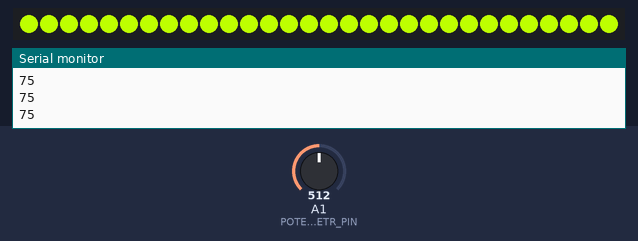
A sketch run on a simulated Arduino Uno, built with avr-gcc and run on an emulated ATmega328P. Parts: 30 RGB LEDs in strip order, left to right, the last lines printed to the serial monitor. The inputs (shaded band) are chosen by the test bench; at power-on: A1 (POTENCJOMETR_PIN) = 512.

Above: at 1.2 s.
1.3 s: A1 (POTENCJOMETR_PIN) set to 716
At 2.0 s:
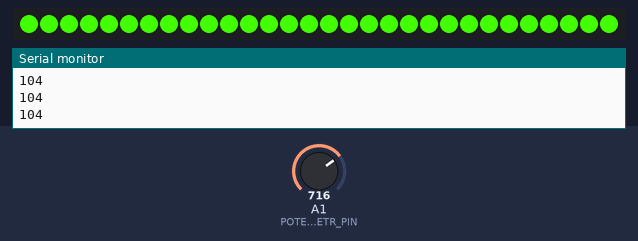
2.8 s: A1 (POTENCJOMETR_PIN) set to 511
At 3.1 s:
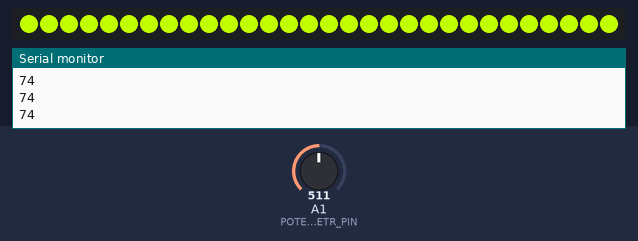
4.3 s: A1 (POTENCJOMETR_PIN) set to 306
5.8 s: A1 (POTENCJOMETR_PIN) set to 170
At 6.6 s:
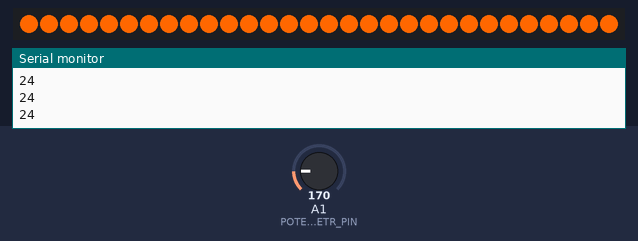
7.3 s: A1 (POTENCJOMETR_PIN) set to 1023
At 7.6 s:
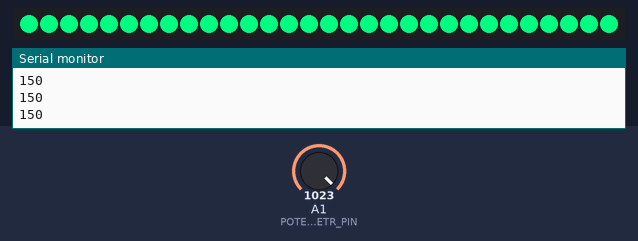
Timing chart, 0 to 9.8 s (numbered marks = the images above; inputs shaded):
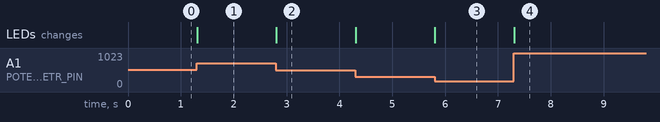

The sketch:

ledMoto.ino
```cpp
#include <Adafruit_NeoPixel.h> //biblioteka diod


// Numer analogowego pinu do którego podłączony jest potencjometr
#define POTENCJOMETR_PIN A1
//#define brightPin A2

//#define pinPWM A0

Adafruit_NeoPixel line = Adafruit_NeoPixel(30, A0, NEO_GRB + NEO_KHZ800);

  void setHue(int pixel, int hue) {
    hue = hue % 360;
    int r,g,b;
    if(hue < 60) {
      r = 255;
      g = map(hue, 0, 59, 0, 254);
      b = 0;
    } else if(hue < 120) {
      r = map(hue, 60, 119, 254, 0);
      g = 255;
      b = 0;
    } else if(hue <  180) {
      r = 0;
      g = 255;
      b = map(hue, 120, 179, 0, 254);
    } else if(hue < 240) {
      r = 0;
      g = map(hue, 180, 239, 254, 0);
      b = 255;
    } else if(hue < 300) {
      r = map(hue, 240, 299, 0, 254);
      g = 0;
      b = 255;
    } else {
      r = 255;
      g = 0;
      b = map(hue, 300, 359, 254, 0);
    }

    line.setPixelColor(pixel, line.Color( r, g, b));
  }

void setup()
{
  //pinMode(pinPWM, OUTPUT); // pin pwm 10 jako wyjscie
  //TCCR1B = TCCR1B & 0b11111000; //zmiana prescalera na 1 czyli 16MHz (full)

  line.begin(); //inicjalizacja

  // Ustawienie komunikacji z komputerem na 57600 bodów

  Serial.begin(57600);

  // Oczekiwanie na uaktywnienie portu w Arduino
  while (!Serial);
}

void loop()
{
  line.clear();
  // Odczyt wartości z potencjometru
  int value = analogRead(POTENCJOMETR_PIN);
  byte angle = map(value, 0, 1023, 0, 150);


  //int bright = analogRead(brightPin);
  //byte procentBright = map(bright, 0, 1023, 0, 120);
  //byte brightSendValue = map(bright, 0,1023, 0, 386);

  // Wysłanie wartości do komputera(monitor szeregowy)
  Serial.println(angle, DEC);
  //Serial.println(procentBright, DEC);


  for(int x = 0; x < 30; x++) {
   setHue(x, angle);
  }
  //line.setPixelColor(15, line.Color(0, 150, 0));
  line.show();
  //analogWrite(pinPWM,brightSendValue); //obraz migocze zmiana rejestru zegara, powodowała brak odpowiedniego napiecia do zasilenia ledu
//tzn czesc paska nie chciala swiecic

 // analogWrite(pinPWM,255);
  // Oczekiwanie 20 ms czyli wysyłanie 50x na sekundę
  //delay(20);
}
```

Measured:
- after the input at 1.3 s, the LEDs: change at once (image 1)
- after the input at 2.8 s, the LEDs: change at once (image 2)
- after the input at 5.8 s, the LEDs: change at once (image 3)
- after the input at 7.3 s, the LEDs: change at once (image 4)
